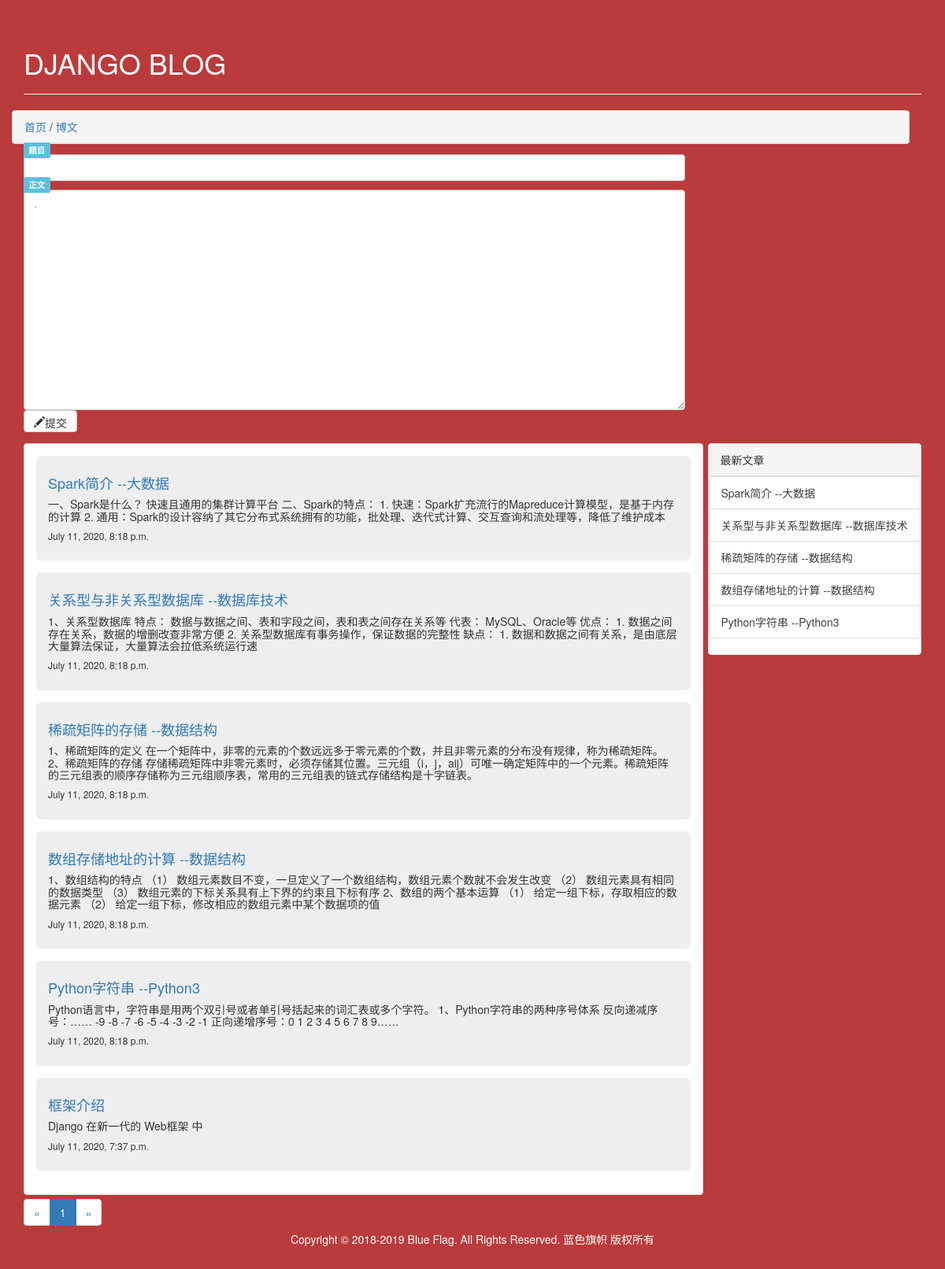
The app's page /blog/index with its own data.
### app/models.py (models this page shows, shortened)
class Article(models.Model):
    article_id = models.AutoField(primary_key=True)
    title = models.TextField()
    brief_content = models.TextField()
    content = models.TextField()
    date = models.DateTimeField(auto_now=True)

### app/views.py (the view)
# urls.py: path('index',views.get_index_page),
def get_index_page(request):
    page = request.GET.get('page')
    if page:
        page = int(page)
    else:
        page = 1
    all_article = Article.objects.all()
    top5_article_list = Article.objects.order_by('-date')[:5]
    paginator = Paginator(all_article, 8)
    page_num = paginator.num_pages
    page_article_list = paginator.page(page)
    if page_article_list.has_next():
        next_page = page + 1
    else:
        next_page = page
    if page_article_list.has_previous():
        previous_page = page - 1
    else:
        previous_page = page
    return render(request, 'app/ind.html',
                  {
                      'article_list': page_article_list,
                      'page_num': range(1, page_num + 1),
                      'curr_page': page,
                      'next_page': next_page,
                      'previous': previous_page,
                      'top5_article_list': top5_article_list,
                      'page': page
                  })

### app/templates/app/ind.html (shortened to what this page needs)
﻿<!DOCTYPE html>
<html lang="en">
<head>
    <link rel="stylesheet" href="https://cdn.jsdelivr.net/npm/bootstrap@3.3.7/dist/css/bootstrap.min.css"
>
</head>
<body style="background:#ba3b3b">
<div class="container">
    <div class="row">
        <div class="col-md-12">
            <div class="page-header">
                <h1 style="color:white">DJANGO BLOG</h1>
            </div>
        </div>
    </div>
</div>
<div class="container page-body">
    <div class="row">
        <div class="row col-md-12">
            <div class="panel panel-default" style="margin-bottom:3px;">
                <div class="panel-heading">
                    <a href="javascript:;">首页</a> /
                    <a href="">博文</a>
                </div>
            </div>
            <div class="col-md-9" role="main" style="padding-right:0">
                <div class="body-main">
                    <form action="/blog/add_blog" method="post">
                        <label for="title" class="label label-info">题目</label>
                        <input id="title" name="title" type="text" class="form-control" placeholder="">
                        <label for="content" class="label label-info">正文</label>
                        <textarea id="content" name="content" class="form-control" placeholder="." style="min-height:280px"></textarea>
                        <button class="btn btn-default" type="submit"><span class="glyphicon glyphicon glyphicon-pencil" aria-hidden="true">提交</span></button>
                    </form>
                </div>
            </div>
        </div>
    </div>
    <div class="row">
        <div class="col-md-9" role="main" style="padding-right:0">
            <div class="body-main">
                <div class="panel panel-default" style="margin-bottom:5px">
                    <div class="panel-body">
                        {% for article in article_list %}
                        <div class="jumbotron" style="
                        padding-left:15px;padding-right:15px;
                        padding-top: 15px;padding-bottom: 15px;
                        margin-bottom: 15px;
                        color: inherit;
                        background-color: #eee;">
                            <h4><a href="/blog/detail/{{article.article_id}}">{{article.title}}</a></h4>
                            <h5>{{article.brief_content}}</h5>
                            <h6>{{article.date}}</h6>
                        </div>
                        {% endfor %}
                    </div>
                </div>
            </div>
            <div class="body-footer">
                <nav aria-label="Page navigation">
                    <ul class="pagination" style="margin:0">
                        <li>
                            <a href="/blog/index?page={{previous_page}}" aria-label="Previous">
                                <span aria-hidden="true">&laquo;</span>
                            </a>
                        </li>
                        {% for num in page_num %}
                        {% if num is page %}
                        <li class="active"><a href="/blog/index?page={{num}}">{{num}}</a></li>
                        {% else %}
                        <li><a href="/blog/index?page={{num}}">{{num}}</a></li>
                        {% endif%}
                        {% endfor %}
                        <li>
                            <a href="/blog/index?page={{next_page}}" aria-label="Next">
                                <span aria-hidden="true">&raquo;</span>
                            </a>
                        </li>
                    </ul>
                </nav>
            </div>
        </div>
        <div class="col-md-3" role="complementary" style="padding-left:6px">
            <div class="panel panel-default">
                <div class="panel-heading">最新文章</div>
                <div class="panel-body" style="padding:0">
                    <ul class="list-group">
                        {% for article in top5_article_list%}
                        <li class="list-group-item">
                            <a href="/blog/detail/{{article.article_id}}" style="color:#3f3f3f">{{article.title}}</a>
                        </li>
                        {% endfor %}
                    </ul>
                </div>
            </div>
        </div>
    </div>
    <div class="row" style="margin-bottom:20px">
        <div class="container">
            <h5 class="text-center" style="color:white">
                Copyright © 2018-2019 Blue Flag. All Rights Reserved. <a href="http://www.blueflags.cn"
                                                                         style="color:white">蓝色旗帜</a> 版权所有
            </h5>
        </div>
    </div>
</div>
</body>
</html>

### records on screen
Article: title "Spark简介 --大数据", brief_content "一、Spark是什么？ 快速且通用的集群计算平台 二、Spark的特点： 1. 快速：Spark扩充流行的Mapreduce计算模型，是基于内存的计算 2. 通用：Spark的设计容纳了其它分布式系统拥有的功能，批处理、迭代式计算、交互查询和流处理等，降低了维护成本", date "July 11, 2020, 8:18 p.m."
Article: title "关系型与非关系型数据库 --数据库技术", brief_content "1、关系型数据库 特点： 数据与数据之间、表和字段之间，表和表之间存在关系等 代表： MySQL、Oracle等 优点： 1. 数据之间存在关系，数据的增删改查非常方便 2. 关系型数据库有事务操作，保证数据的完整性 缺点： 1. 数据和数据之间有关系，是由底层大量算法保证，大量算法会拉低系统运行速", date "July 11, 2020, 8:18 p.m."
Article: title "稀疏矩阵的存储 --数据结构", brief_content "1、稀疏矩阵的定义 在一个矩阵中，非零的元素的个数远远多于零元素的个数，并且非零元素的分布没有规律，称为稀疏矩阵。 2、稀疏矩阵的存储 存储稀疏矩阵中非零元素时，必须存储其位置。三元组（i，j，aij）可唯一确定矩阵中的一个元素。稀疏矩阵的三元组表的顺序存储称为三元组顺序表，常用的三元组表的链式存储结构是十字链表。", date "July 11, 2020, 8:18 p.m."
Article: title "数组存储地址的计算 --数据结构", brief_content "1、数组结构的特点 （1） 数组元素数目不变，一旦定义了一个数组结构，数组元素个数就不会发生改变 （2） 数组元素具有相同的数据类型 （3） 数组元素的下标关系具有上下界的约束且下标有序 2、数组的两个基本运算 （1） 给定一组下标，存取相应的数据元素 （2） 给定一组下标，修改相应的数组元素中某个数据项的值", date "July 11, 2020, 8:18 p.m."
Article: title "Python字符串 --Python3", brief_content "Python语言中，字符串是用两个双引号或者单引号括起来的词汇表或多个字符。 1、Python字符串的两种序号体系 反向递减序号：…… -9 -8 -7 -6 -5 -4 -3 -2 -1 正向递增序号：0 1 2 3 4 5 6 7 8 9……", date "July 11, 2020, 8:18 p.m."
Article: title "框架介绍", brief_content "Django 在新一代的 Web框架 中", date "July 11, 2020, 7:37 p.m."

### other values on screen
{{ num }} "1"
